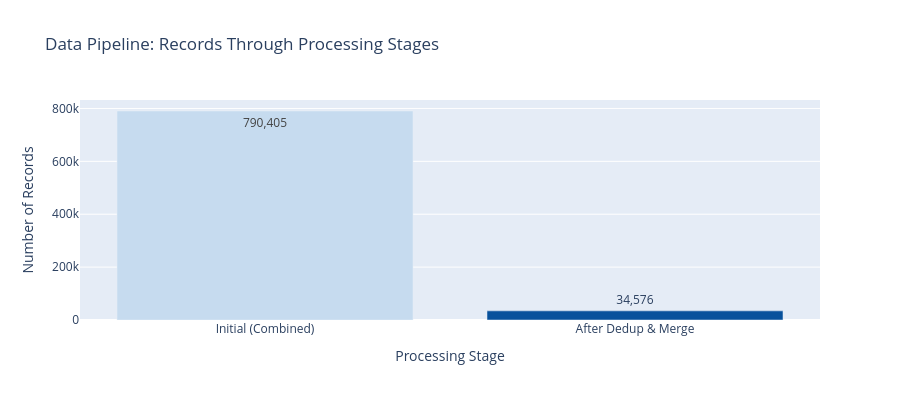

Notebook code for this chart:
### Code cell
# =============================================================================
# Record Count Before and After Cleaning
# =============================================================================

initial_count = {
    'RW_ACTUALS_PS': RW_ACTUALS_PS_14.shape[0],
    'RW_ACTUALS_ALL_28': RW_ACTUALS_ALL_28.shape[0],
    'RW_ACTUALS_ALL_30': RW_ACTUALS_ALL_30.shape[0],
    'RW_ACTUALS_NH_OBS': RW_ACTUALS_NH_OBS_700.shape[0],
}

total_initial = sum(initial_count.values())
after_merge = master_df.shape[0] if 'master_df' in dir() else len(master_df)

cleaning_stages = {
    'Initial (Combined)': total_initial,
    'After Dedup & Merge': len(master_df) if 'master_df' in dir() else after_merge,
}

fig = go.Figure(data=[go.Bar(
    x=list(cleaning_stages.keys()),
    y=list(cleaning_stages.values()),
    text=[f'{v:,}' for v in cleaning_stages.values()],
    textposition='auto',
    marker=dict(color=['#c6dbef', '#08519c'])
)])

fig.update_layout(
    title='Data Pipeline: Records Through Processing Stages',
    xaxis_title='Processing Stage',
    yaxis_title='Number of Records',
    height=400,
    showlegend=False,
    hovermode='x unified'
)

fig.show()

### Figure 1 — Plotly figure (JSON) as saved in the notebook; plotly's stock layout.template omitted (floating-point values rounded to 4 significant figures)
{"data": [{"marker": {"color": ["#c6dbef", "#08519c"]}, "text": ["790,405", "34,576"], "textposition": "auto", "type": "bar", "x": ["Initial (Combined)", "After Dedup & Merge"], "y": [790405, 34576]}], "layout": {"height": 400, "hovermode": "x unified", "showlegend": false, "title": {"text": "Data Pipeline: Records Through Processing Stages"}, "xaxis": {"title": {"text": "Processing Stage"}}, "yaxis": {"title": {"text": "Number of Records"}}}}
